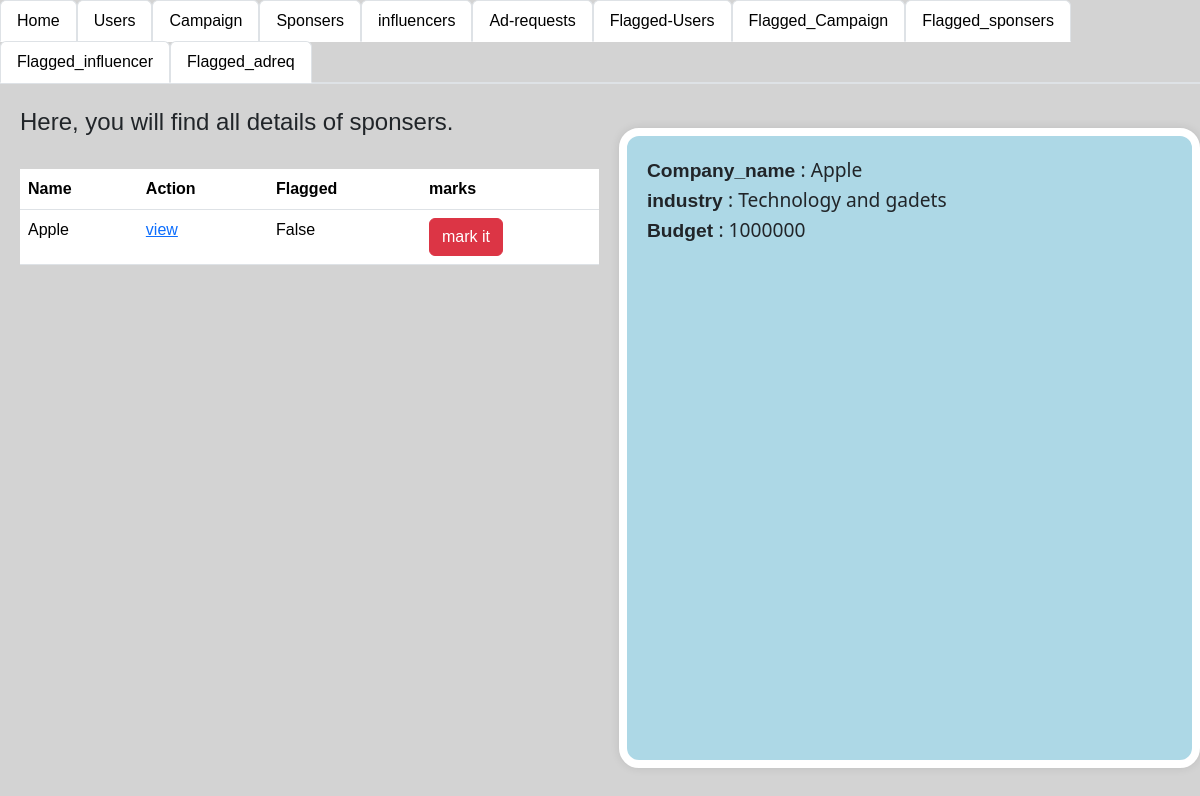
Screenshot of /admin_spons_flag/1 with the database file from the repository.
### app.py (models this page shows)
class Sponsers(db.Model):
    __tablename__='sponsers'
    Sponsers_id=db.Column(db.Integer,primary_key=True,autoincrement=True)
    Company_name=db.Column(db.String)
    industry=db.Column(db.String)
    budget=db.Column(db.Integer)
    user_id=db.Column(db.Integer,db.ForeignKey(user.user_id))
    flagged_spons=db.Column(db.Boolean, default=False)

### app.py (the view)
@app.route("/admin_spons_flag/<spons_id>",methods=["GET"])
def admin_spons_flag(spons_id):
    sponsdata=db.session.query(Sponsers).all()
    spons1=db.session.query(Sponsers).filter(Sponsers.Sponsers_id==spons_id).first()
    spons1.flagged_spons=True
    db.session.commit()
    return  render_template("admin_sponsers.html",sponsdata=sponsdata,spons1=spons1)

### templates/admin_sponsers.html (shortened to what this page needs)
<!DOCTYPE html>
<html lang="en">
<head>
    <link rel="stylesheet" href="\static\style.css">
    <link href="https://cdn.jsdelivr.net/npm/bootstrap@5.3.3/dist/css/bootstrap.min.css" rel="stylesheet">
</head>
<body style="background-color: lightgray;">
  <ul class="nav nav-tabs">
    <ul class="nav nav-tabs">
      <li class="nav-item">
        <a class="nav-link active" aria-current="page" href="/login">Home</a>
      </li>
      <li class="nav-item">
        <a class="nav-link active" aria-current="page" href="/login_users">Users</a>
      </li>
      <li class="nav-item">
        <a class="nav-link active" aria-current="page" href="/login_camp" >Campaign</a>
      </li>
      <li class="nav-item">
        <a class="nav-link active" aria-current="page" href="/admin_spons" >Sponsers</a>
      </li>
      <li class="nav-item">
        <a class="nav-link active" aria-current="page" href="/admin_info" >influencers</a>
      </li>
      <li class="nav-item">
        <a class="nav-link active" aria-current="page" href="/admin_adreq" >Ad-requests</a>
    </li>
    <li class="nav-item">
      <a class="nav-link active" aria-current="page" href="/login_users/flag">Flagged-Users</a>
    </li>
      <li class="nav-item">
        <a class="nav-link active" aria-current="page" href="/login_camp/flag" >Flagged_Campaign</a>
      </li>
      <li class="nav-item">
        <a class="nav-link active" aria-current="page" href="/login_spons/flag" >Flagged_sponsers</a>
      </li>
      <li class="nav-item">
        <a class="nav-link active" aria-current="page" href="/admin_info/flag" >Flagged_influencer</a>
      </li>
      <li class="nav-item">
        <a class="nav-link active" aria-current="page" href="/admin_adreq/flag" >Flagged_adreq</a>
      </li>
    </ul>
  </ul>
  <div class="seperate">
    <div style="width: 50%; margin-left: 20px;">
        <h4>Here, you will find all details of sponsers.</h4><br>
        <table class="table table-hover">
          <tr>
            <th>Name</th>
            <th>Action</th>
            <th>Flagged</th>
            <th>marks</th>
          </tr>
            {% for i in sponsdata %}
          <tr>
            <td>{{i.Company_name}}</td>
            <td><a href="/admin_spons/{{i.Sponsers_id}}">view</a></td>
            <td>{{i.flagged_spons}}</td>
            {% if i.flagged_spons == false %}
            <td><a class="btn btn-danger" href="/admin_spons_flag/{{i.Sponsers_id}}">mark it</a></td>
            {% else %}
            <td><a class="btn btn-success" href="/admin_spons_flag_true/{{i.Sponsers_id}}">unmark it</a></td>
            {% endif %}
        </tr>
            {% endfor %}
        </table>
    </div >
    <div class="admin_camp_details">
     <b> Company_name </b>: {{  spons1.Company_name}}<br>
     <b> industry </b>: {{spons1.industry}}<br>
     <b> Budget </b>: {{spons1.budget}}<br>
    </div>
  </div>
</body>
</html>

### static/style.css (style rules this page uses)
* { font-family:Tahoma, Geneva, Verdana, sans-serif; height: auto; }
.seperate { display: flex; }
.admin_camp_details { font-family: 'Segoe UI'; font-size: larger; text-align:start; align-items: center; border-radius: 20px; height: 80vh; width: 50%; margin-left: 20px; border: 8px solid white; background-color:lightblue; padding: 20px; box-shadow: 0 0 10px rgba(0, 0, 0, 0.1); margin-top: 20px; }

### rows the page displays
Sponsers: Company_name "Apple", flagged_spons "False", industry "Technology and gadets", budget "1000000"
